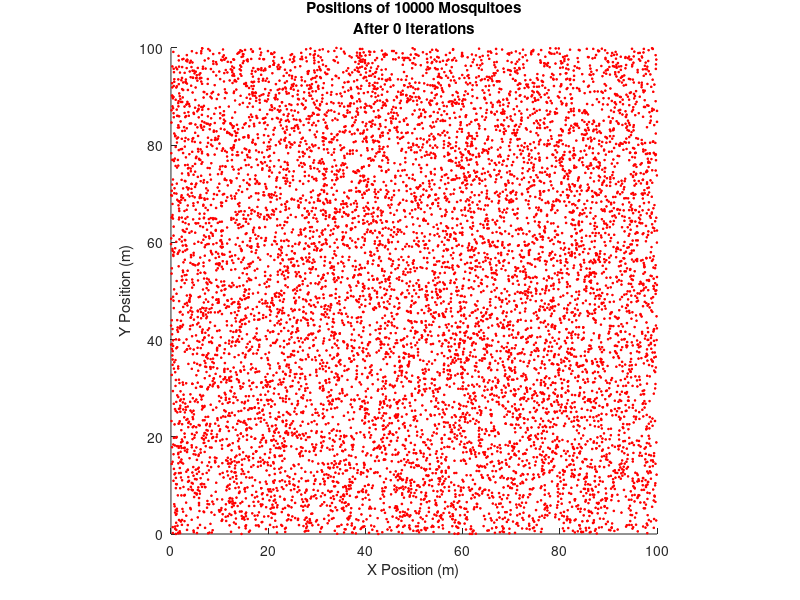

MATLAB code to generate this figure: (Note: this script raises an error after producing the figure.)
%initialize variables
nM = 10000;
L = 100;
nIters = 200;
timeStep = 1;
cumIters = 0;
numKilled = 0;

%initialize mosquito positions randomly
PoseM = [L*rand(nM,2),2*pi*rand(nM,1),ones(nM,1)];

%display scatter plot of positions
figure(1);
set(gcf,'color','w');
%draw mosquitos
hMos = scatter(PoseM(:,1),PoseM(:,2),3*PoseM(:,4),'r','*');
axis equal  %make axis lengths equal
axis(L*[0,1,0,1])
xlabel('X Position (m)');
ylabel('Y Position (m)');
title({['Positions of ', num2str(nM), ' Mosquitoes'];['After ', num2str(cumIters), ' Iterations']})

pause(0.01)

for i=1:100
    %simulate mosquitoes
    PoseM = MosquitoFlightSimWalled(PoseM,L,nIters);
    cumIters = cumIters + nIters;
    %display scatter plot of positions
    set(hMos,'Xdata', PoseM(:,1),'Ydata',PoseM(:,2))
    title({['Positions of ', num2str(nM), ' Mosquitoes'];['After ', num2str(cumIters), ' Iterations']})
    pause(0.1)
end